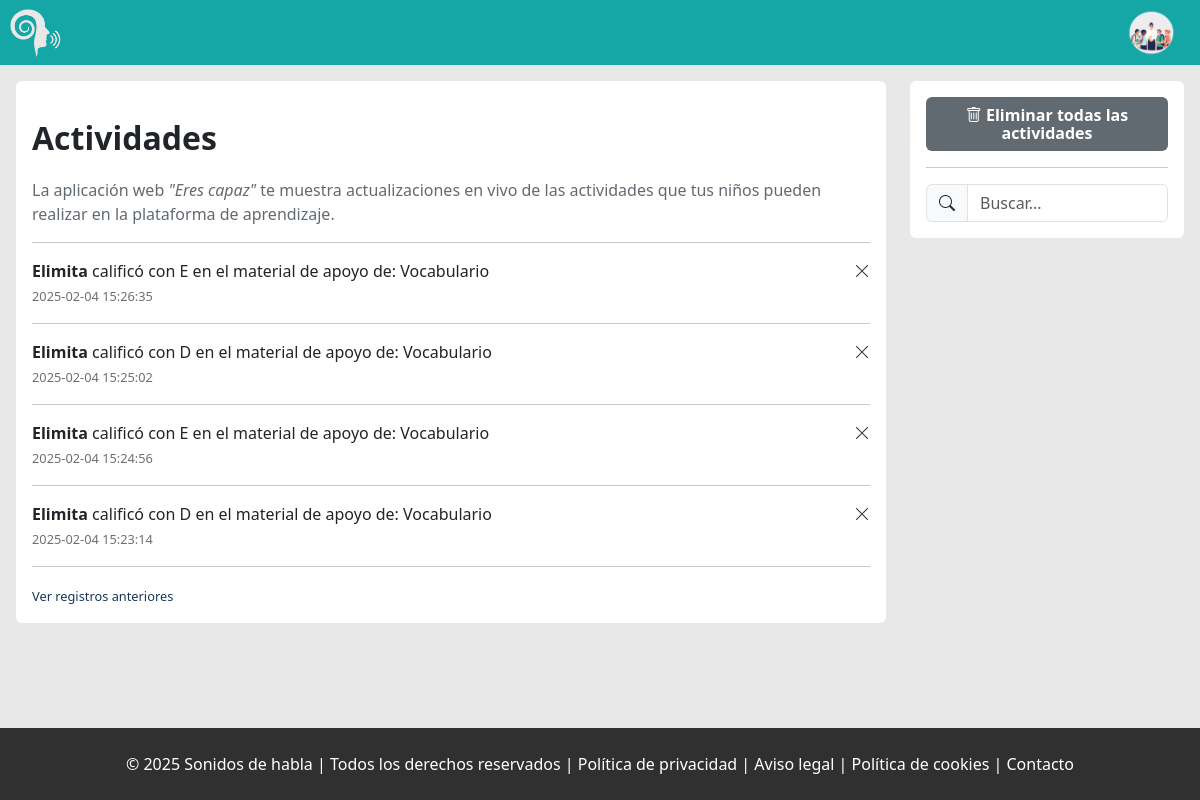
The app's page /view/professional/activities.php (signed in), older data.
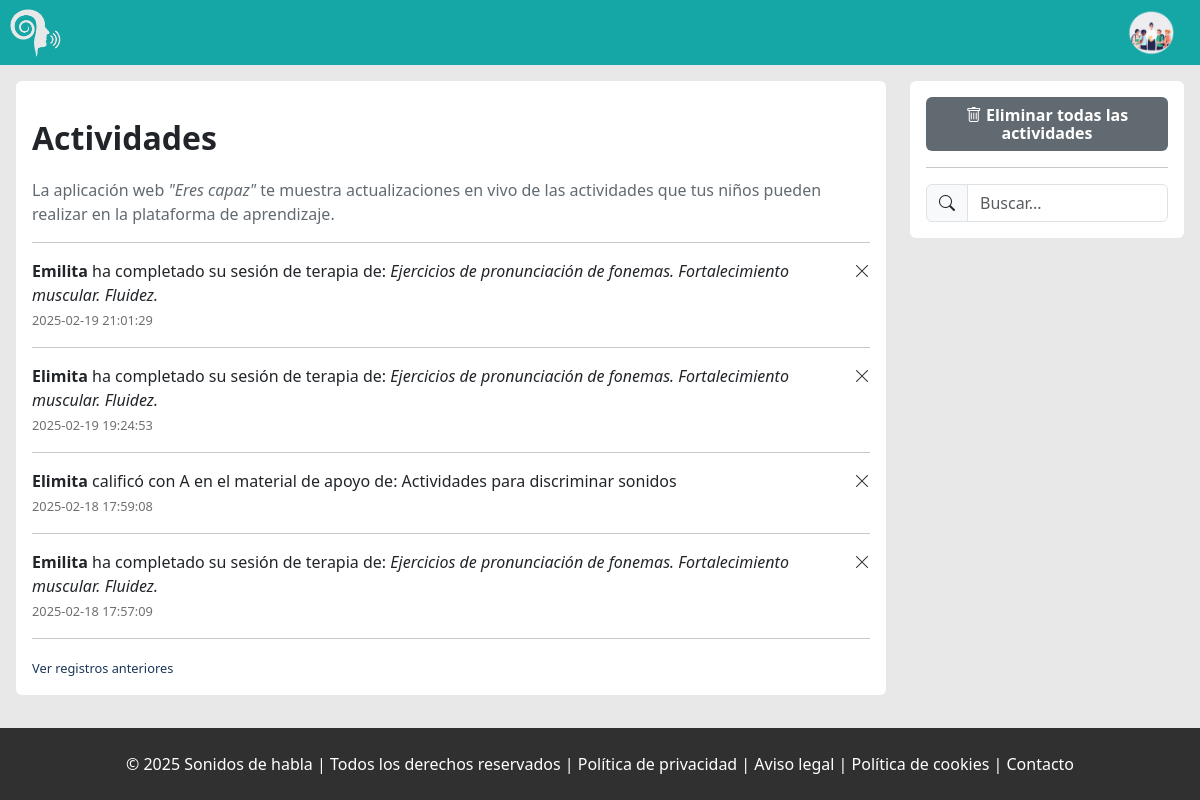
The same page, newer data.
### tables this page shows
CREATE TABLE `actividades` (
  `id_actividad` int(10) NOT NULL,
  `id_paciente` int(10) DEFAULT NULL,
  `mensaje` text DEFAULT NULL,
  `fecha_hora` datetime DEFAULT NULL
);

### view/professional/activities.php (the view, shortened to what this page needs)
<!DOCTYPE html>
<html lang="es" class="full-heigh">
<head>
    <link rel="stylesheet" href="../../node_modules/bootstrap/dist/css/bootstrap.min.css">
    <link rel="stylesheet" href="../../node_modules/bootstrap-icons/font/bootstrap-icons.css">
    <link rel="stylesheet" href="../css/reset.css">
    <link rel="stylesheet" href="../../css/components/body.css">
    <link rel="stylesheet" href="../../css/components/footer.css">
    <link rel="stylesheet" href="../../css/components/button.css">
    <link rel="stylesheet" href="../../css/components/header.css">
    <link rel="stylesheet" href="../../css/components/auxiliary.css">
    <link rel="stylesheet" href="../../css/components/modal-window.css">
    <link rel="stylesheet" href="../../css/admin/header.css">
    <link rel="stylesheet" href="../../css/admin/activities.css">
</head>
<body>
    <?php include "./../include/professional/header-activities.php" ?>
    <main class="flex-start-full ">
        <div class="container-activities h-100 z-1 w-100 p-3 ">
            <div class="row ">
                <section class="col-9 container-activities__show">
                    <div class="">
                        <h1>Actividades</h1>
                        <p class="text__grey">
                            La aplicación web <em>"Eres capaz"</em> te muestra actualizaciones en vivo
                            de las actividades que tus niños pueden realizar en la plataforma de aprendizaje.
                        </p>
                        <hr>
                        <?php
                        include './../../php/connectionBD.php';
                        $id_professional = $_SESSION['id_professional'];
                        $start = 0;
                        $get_total_messages_query = 'SELECT count(mensaje) AS mensajes FROM actividades
                                            actividades  INNER JOIN pacientes ON
                                            actividades.id_paciente = pacientes.id_paciente
                                            WHERE pacientes.id_profesional = :id_professional';
                        $get_total_messages_stmt = $pdo->prepare($get_total_messages_query);
                        $get_total_messages_stmt->bindParam('id_professional', $id_professional, PDO::PARAM_INT);
                        $get_total_messages_stmt->execute();
                        $row_total_messages = $get_total_messages_stmt->fetch(PDO::FETCH_ASSOC);
                        $total_messages = $row_total_messages['mensajes'];
                        $get_message_query = 'SELECT id_actividad, mensaje, fecha_hora FROM actividades
                                        actividades  INNER JOIN pacientes on actividades.id_paciente = pacientes.id_paciente
                                        WHERE pacientes.id_profesional = :id ORDER by fecha_hora DESC LIMIT 4   ';
                        $get_message_stmt = $pdo->prepare($get_message_query);
                        $get_message_stmt->bindParam('id', $id_professional, PDO::PARAM_INT);
                        $get_message_stmt->execute();
                        if ($get_message_stmt->rowCount() > 0) {
                            $row_message = $get_message_stmt->fetchAll(PDO::FETCH_ASSOC);
                            echo " <div class='results' data-limit='4'>";
                            foreach ($row_message as $value) {
                                echo "
                                    <div class='d-flex gap-1'>
                                        <div style='flex-grow: 1;'>
                                            <p class='m-0'>" . $value["mensaje"] . "</p>
                                            <small style='color: #6f6f6f;'>" . $value["fecha_hora"] . "</small>
                                        </div>
                                        <div>
                                            <a href='./../../php/admin/delete-activitie.php?id=" . $value["id_actividad"] . "' class='btn-delete-activitie'>
                                                <i class='bi bi-x-lg '></i>
                                            </a>
                                        </div>
                                    </div>
                                <hr>";
                            }
                            echo '</div>';
                            if ($start + 4 < $total_messages) {
                                echo "<small class='load-more '> <a href='#' class='text-decoration-none text__blue' > Ver registros anteriores </a></small>";
                            }
                        } else {
                            echo "<div> No se han encontrado historiales registrados </div>";
                        }
                        ?>
                    </div>
                </section>
                <section class="col-3 container-activities__operations">
                    <div class="">
                        <button class="button__grey open-modal-delete">
                            <i class="bi bi-trash"></i>
                            Eliminar todas las actividades
                        </button>
                        <hr>
                        <div class="search-data ">
                            <div class="input-group  search-data-content">
                                <label id="open-modal-search" class="input-group-text search-date-icon" id="basic-addon1">
                                    <i class="bi bi-search"></i>
                                </label>
                                <input type="text" name="name" id="open-modal-search" class="form-control search-data-input" placeholder="Buscar..."
                                    aria-label="Username" aria-describedby="basic-addon1">
                            </div>
                        </div>
                    </div>
                </section>
            </div>
        </div>
    </main>
    <?php include "./../include/footer.php" ?>
</body>
</html>

### view/include/professional/header-activities.php (shortened to what this page needs)
<header class="">
    <nav class="">
        <section class="logo">
            <a href="./dashboard.php">
                <figure>
                    <img src="../../img/logo-2.png" class="logo__img" alt="">
                </figure>
            </a>
        </section>
        <section class="profile">
            <div class="btn-group dropstart">
                <button type="button" class="dropdown-toggle" data-bs-toggle="dropdown"
                    data-bs-display="static" aria-expanded="false">
                    <img src="../../img/header-professional.png" class="img-fluid header-img" alt="">
                </button>
            </div>
        </section>
    </nav>
</header>

### view/include/footer.php
<footer class="py-2">
    <div>
        <div class="mt-3 text-center">
            <p class="text-white">© 2025 Sonidos de habla | Todos los derechos reservados | Política de privacidad | Aviso
                legal | Política de cookies | Contacto</p>
        </div>
    </div>
</footer>

### css/components/body.css (style rules this page uses)
body { display: flex; flex-direction: column; height: 100%; background: #f2f2f2; }
main { flex-grow: 2; margin: 0rem; padding: 0rem; background: rgb(232, 232, 232); }
header { max-height: 65.1px; }

### css/components/footer.css (style rules this page uses)
footer { background: rgb(48, 48, 48); }

### css/components/button.css (style rules this page uses)
.button__grey { background: var(--color-grey); }
.btn-delete-activitie { color: rgb(47, 47, 47); }
button, [type="submit"], .button-a { border-radius: 6px; padding: 0.54rem 1rem; border: 0rem; font-weight: 600; color: white; }

### css/components/header.css (style rules this page uses)
header { background: var(--color-green); }
.logo__img { height: 50px; clip-path: none !important; width: auto !important; }
figure { margin: 0rem !important; }

### css/components/auxiliary.css (style rules this page uses)
:root { --color-blue: #1A3659; --color-black: rgb(63, 63, 63); --color-red:#ff4b4b; --color-pink: #ec407a; --color-grey: #626a71; --color-green: #15A6A6; --color-orange: #fd7b43; }
.full-heigh { height: 100%; }
.text__blue { color: #1A3659; }
h1 { font-weight: 600; }
.text__grey { color: var(--color-grey); }
.flex-start-full { display: flex; justify-content: center; align-items: start; flex-wrap: wrap; }

### css/admin/header.css (style rules this page uses)
.header-img { width: 50px; }
header > nav { display: flex; justify-content: space-between; padding: 0.5rem; height: 100%; align-items: center; }
.dropdown-toggle { background: none; border: none; }
.dropstart .dropdown-toggle::before { content: none; }

### css/admin/activities.css (style rules this page uses)
.container-activities > div > section > div { padding: 1rem; background: white; border-radius: 6px; }

Row changes from the older to the newer data that the page shows:
removed actividades: mensaje "Elimita calificó con E en el material de apoyo de: Vocabulario", fecha_hora "2025-02-04 15:26:35"
removed actividades: mensaje "Elimita calificó con D en el material de apoyo de: Vocabulario", fecha_hora "2025-02-04 15:25:02"
removed actividades: mensaje "Elimita calificó con E en el material de apoyo de: Vocabulario", fecha_hora "2025-02-04 15:24:56"
removed actividades: mensaje "Elimita calificó con D en el material de apoyo de: Vocabulario", fecha_hora "2025-02-04 15:23:14"
added actividades: mensaje "Emilita ha completado su sesión de terapia de: Ejercicios de pronunciación de fonemas. Fortalecimiento muscular. Fluidez.", fecha_hora "2025-02-19 21:01:29"
added actividades: mensaje "Elimita ha completado su sesión de terapia de: Ejercicios de pronunciación de fonemas. Fortalecimiento muscular. Fluidez.", fecha_hora "2025-02-19 19:24:53"
added actividades: mensaje "Elimita calificó con A en el material de apoyo de: Actividades para discriminar sonidos", fecha_hora "2025-02-18 17:59:08"
added actividades: mensaje "Emilita ha completado su sesión de terapia de: Ejercicios de pronunciación de fonemas. Fortalecimiento muscular. Fluidez.", fecha_hora "2025-02-18 17:57:09"
